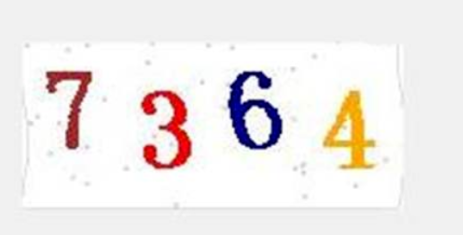
#> input picture Study/Demo_21-09-22/b.png, 463 x 235 px
$ python cv2Test.py
#> lines starting #> are read from the running program, lines starting #| are printed output that depends on the picture; after the words box and inside, x2 and y2 are one past the last pixel; in counts of white or black regions, pixels touching at a corner belong together
#> further down, src is the input picture: shape (235, 463, 3); mean B, G, R 234, 235.3, 240.1
'''
@Time    : 2021/10/6 12:46
@Author  : LKT
@FileName: cv2Test.py
@Software: PyCharm

'''

import cv2 as cv
import pytesseract
from PIL import Image


def recognize_text(image):
    # 边缘保留滤波  去噪
    dst = cv.pyrMeanShiftFiltering(image, sp=10, sr=150)
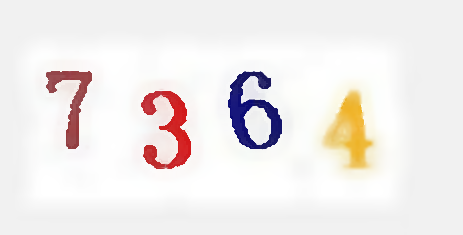
#> dst: shape (235, 463, 3); mean B, G, R 234.7, 236, 240.6
    # 灰度图像
    gray = cv.cvtColor(dst, cv.COLOR_BGR2GRAY)
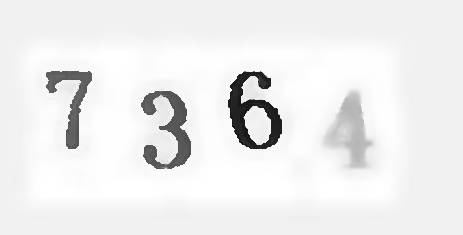
#> gray: shape (235, 463); min 21, max 255, mean 237.2
    # 二值化
    ret, binary = cv.threshold(gray, 0, 255, cv.THRESH_BINARY_INV | cv.THRESH_OTSU)
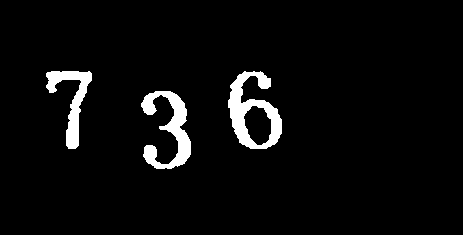
#> binary: shape (235, 463); 4.4% white; 3 white regions, box (x1, y1, x2, y2) and area: (228, 71, 282, 149) 1894, (141, 91, 191, 169) 1669, (46, 71, 92, 149) 1241
#> ret = 155
    # 形态学操作   腐蚀  膨胀
    erode = cv.erode(binary, None, iterations=2)
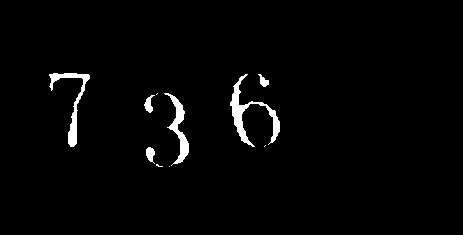
#> erode: shape (235, 463); 2.1% white; 10 white regions (4 under 20 px), largest, box (x1, y1, x2, y2) and area: (230, 74, 280, 147) 820, (49, 73, 90, 147) 603, (164, 93, 189, 166) 552, (146, 147, 155, 164) 100, (144, 95, 155, 113) 99, (258, 74, 269, 87) 74
    dilate = cv.dilate(erode, None, iterations=1)
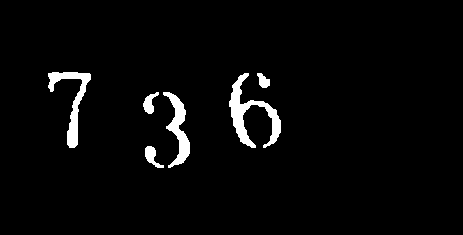
#> dilate: shape (235, 463); 3.2% white; 6 white regions, box (x1, y1, x2, y2) and area: (229, 73, 281, 148) 1234, (48, 72, 91, 148) 905, (163, 92, 190, 168) 809, (145, 146, 164, 168) 192, (143, 92, 159, 114) 177, (257, 73, 270, 88) 126
    cv.imshow('dilate', dilate)
    # 逻辑运算  让背景为白色  字体为黑  便于识别
    cv.bitwise_not(dilate, dilate)
    cv.imshow('binary-image', dilate)
    # 识别
    test_message = Image.fromarray(dilate)
    text = pytesseract.image_to_string(test_message)
    print(f'识别结果：{text}')


src = cv.imread(r'./b.png')
cv.imshow('input image', src)
recognize_text(src)
#> (the call stopped at in recognize_text, `text = pytesseract.image_to_string(test_message)`: pytesseract is not available in this run)
cv.waitKey(0)
cv.destroyAllWindows()
